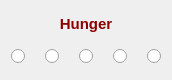
   <widget class="QWidget" name="verticalLayoutWidget">
    <property name="geometry">
     <rect>
      <x>670</x>
      <y>480</y>
      <width>157</width>
      <height>80</height>
     </rect>
    </property>
    <layout class="QVBoxLayout" name="verticalLayout_4">
     <item>
      <widget class="QLabel" name="label">
       <property name="font">
        <font>
         <pointsize>11</pointsize>
         <bold>true</bold>
        </font>
       </property>
       <property name="styleSheet">
        <string notr="true">QLabel{color: darkred}</string>
       </property>
       <property name="frameShape">
        <enum>QFrame::NoFrame</enum>
       </property>
       <property name="text">
        <string>Hunger</string>
       </property>
       <property name="alignment">
        <set>Qt::AlignCenter</set>
       </property>
      </widget>
     </item>
     <item>
      <layout class="QHBoxLayout" name="horizontalLayout_19">
       <property name="spacing">
        <number>20</number>
       </property>
       <property name="sizeConstraint">
        <enum>QLayout::SetMinimumSize</enum>
       </property>
       <item>
        <widget class="QRadioButton" name="radioButton_51">
         <property name="sizePolicy">
          <sizepolicy hsizetype="Minimum" vsizetype="Minimum">
           <horstretch>0</horstretch>
           <verstretch>0</verstretch>
          </sizepolicy>
         </property>
         <property name="styleSheet">
          <string notr="true"/>
         </property>
         <property name="text">
          <string/>
         </property>
         <property name="autoExclusive">
          <bool>false</bool>
         </property>
         <attribute name="buttonGroup">
          <string notr="true">Hunger</string>
         </attribute>
        </widget>
       </item>
       <item>
        <widget class="QRadioButton" name="radioButton_52">
         <property name="sizePolicy">
          <sizepolicy hsizetype="Minimum" vsizetype="Minimum">
           <horstretch>0</horstretch>
           <verstretch>0</verstretch>
          </sizepolicy>
         </property>
         <property name="text">
          <string/>
         </property>
         <property name="autoExclusive">
          <bool>false</bool>
         </property>
         <attribute name="buttonGroup">
          <string notr="true">Hunger</string>
         </attribute>
        </widget>
       </item>
       <item>
        <widget class="QRadioButton" name="radioButton_53">
         <property name="sizePolicy">
          <sizepolicy hsizetype="Minimum" vsizetype="Minimum">
           <horstretch>0</horstretch>
           <verstretch>0</verstretch>
          </sizepolicy>
         </property>
         <property name="text">
          <string/>
         </property>
         <property name="autoExclusive">
          <bool>false</bool>
         </property>
         <attribute name="buttonGroup">
          <string notr="true">Hunger</string>
         </attribute>
        </widget>
       </item>
       <item>
        <widget class="QRadioButton" name="radioButton_54">
         <property name="sizePolicy">
          <sizepolicy hsizetype="Minimum" vsizetype="Minimum">
           <horstretch>0</horstretch>
           <verstretch>0</verstretch>
          </sizepolicy>
         </property>
         <property name="styleSheet">
          <string notr="true"/>
         </property>
         <property name="text">
          <string/>
         </property>
         <property name="autoExclusive">
          <bool>false</bool>
         </property>
         <attribute name="buttonGroup">
          <string notr="true">Hunger</string>
         </attribute>
        </widget>
       </item>
       <item>
        <widget class="QRadioButton" name="radioButton_55">
         <property name="sizePolicy">
          <sizepolicy hsizetype="Minimum" vsizetype="Minimum">
           <horstretch>0</horstretch>
           <verstretch>0</verstretch>
          </sizepolicy>
         </property>
         <property name="text">
          <string/>
         </property>
         <property name="autoExclusive">
          <bool>false</bool>
         </property>
         <attribute name="buttonGroup">
          <string notr="true">Hunger</string>
         </attribute>
        </widget>
       </item>
      </layout>
     </item>
    </layout>
   </widget>
